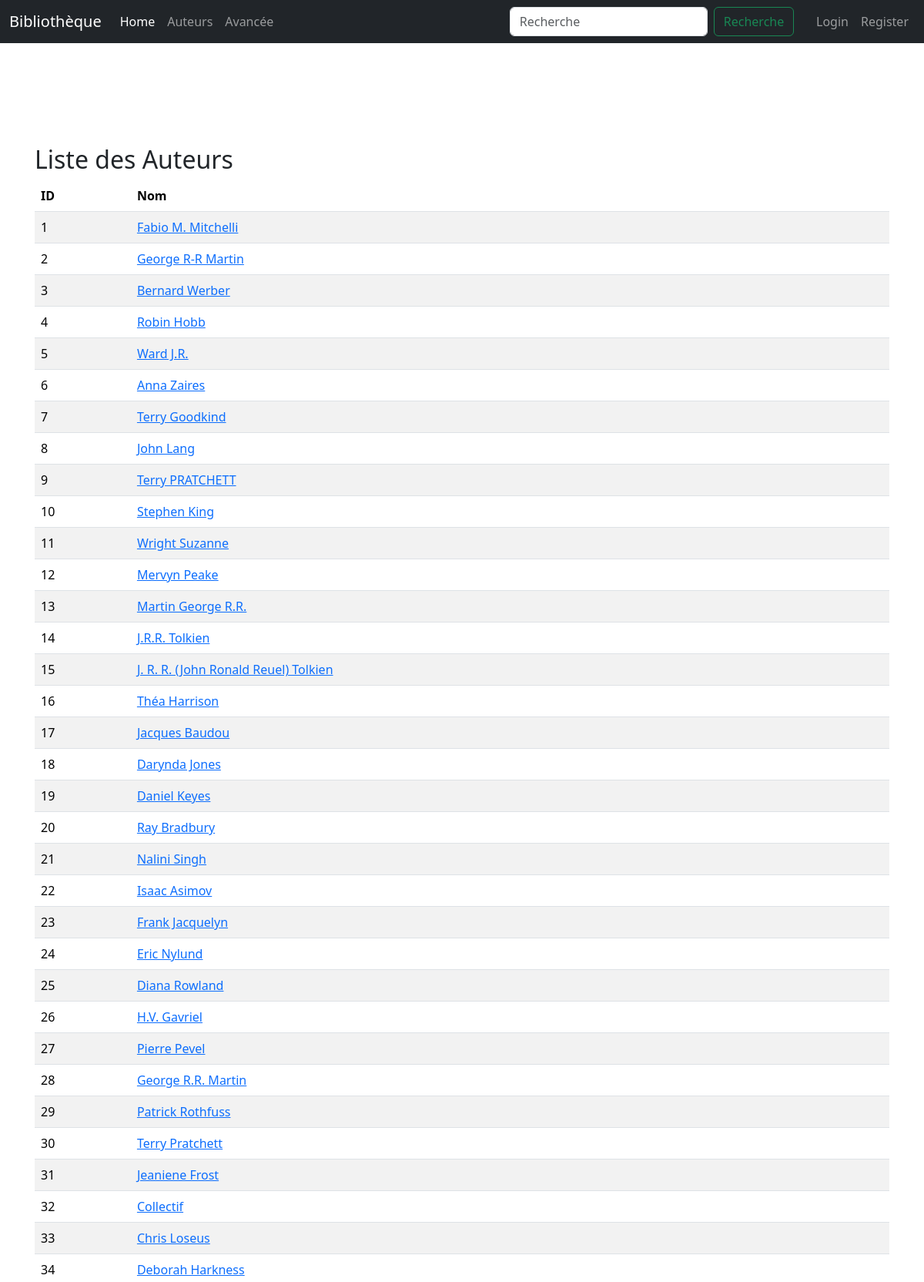
The app's page /authors (upper part) with its own data.
### SiteWeb/models.py (models this page shows, shortened)
class Author(db.Model):
    id = db.Column(db.Integer,primary_key = True)
    name = db.Column(db.String(100))

### SiteWeb/views.py (the view)
@app.route('/authors')
def show_authors():
    authors = Author.query.all()  # Récupérer tous les auteurs de la base de données
    return render_template('authors.html', authors=authors)

### SiteWeb/templates/authors.html (shortened to what this page needs)
{% extends "base.html" %}
{% block styles %}
{{ super() }}
<link rel="stylesheet" href="{{ url_for('static', filename='home.css') }}">
{% endblock %}
{% block content %}
<h2>Liste des Auteurs</h2>
<table class="table table-striped">
    <thead>
        <tr>
            <th>ID</th>
            <th>Nom</th>
        </tr>
    </thead>
    <tbody>
        {% for author in authors %}
        <tr>
            <td>{{ author.id }}</td>
            <td>
                {% if current_user.is_authenticated %}
                    <a href="{{ url_for('edit_author', id=author.id) }}">{{ author.name }}</a>
                {% else %}
                    <a href="{{ url_for('author_details', id=author.id) }}">{{ author.name }}</a>
                {% endif %}
            </td>
        </tr>
        {% else %}
        <tr>
            <td colspan="2">Aucun auteur trouvé.</td>
        </tr>
        {% endfor %}
    </tbody>
</table>
{% endblock %}

### records on screen
Author: id "1", name "Fabio M. Mitchelli"
Author: id "2", name "George R-R Martin"
Author: id "3", name "Bernard Werber"
Author: id "4", name "Robin Hobb"
Author: id "5", name "Ward J.R."
Author: id "6", name "Anna Zaires"
Author: id "7", name "Terry Goodkind"
Author: id "8", name "John Lang"
Author: id "9", name "Terry PRATCHETT"
Author: id "10", name "Stephen King"
Author: id "11", name "Wright Suzanne"
Author: id "12", name "Mervyn Peake"
Author: id "13", name "Martin George R.R."
Author: id "14", name "J.R.R. Tolkien"
Author: id "15", name "J. R. R. (John Ronald Reuel) Tolkien"
Author: id "16", name "Théa Harrison"
Author: id "17", name "Jacques Baudou"
Author: id "18", name "Darynda Jones"
Author: id "19", name "Daniel Keyes"
Author: id "20", name "Ray Bradbury"
Author: id "21", name "Nalini Singh"
Author: id "22", name "Isaac Asimov"
Author: id "23", name "Frank Jacquelyn"
Author: id "24", name "Eric Nylund"
Author: id "25", name "Diana Rowland"
Author: id "26", name "H.V. Gavriel"
Author: id "27", name "Pierre Pevel"
Author: id "28", name "George R.R. Martin"
Author: id "29", name "Patrick Rothfuss"
Author: id "30", name "Terry Pratchett"
Author: id "31", name "Jeaniene Frost"
Author: id "32", name "Collectif"
Author: id "33", name "Chris Loseus"
Author: id "34", name "Deborah Harkness"
